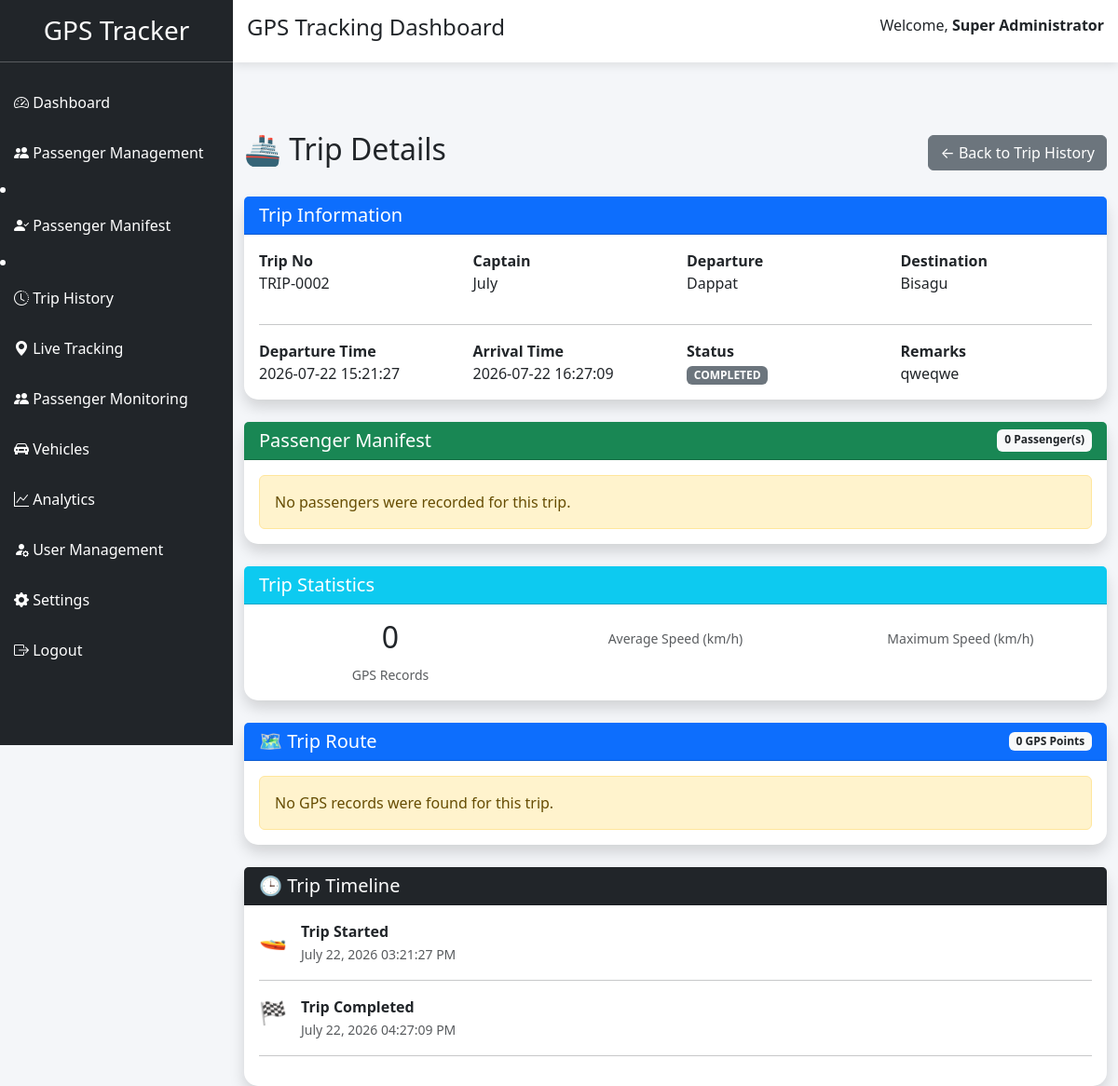
Screenshot of /trip_history/view.php?id=2 (signed in) with the database file from the repository.
### tables this page shows
CREATE TABLE `trips` (
  `id` int(11) NOT NULL,
  `trip_no` varchar(30) NOT NULL,
  `departure` varchar(100) NOT NULL,
  `destination` varchar(100) NOT NULL,
  `captain` varchar(100) NOT NULL,
  `departure_time` datetime NOT NULL,
  `arrival_time` datetime DEFAULT NULL,
  `status` enum('PENDING','ON GOING','COMPLETED','CANCELLED') DEFAULT 'PENDING',
  `remarks` text DEFAULT NULL,
  `created_at` timestamp NOT NULL DEFAULT current_timestamp()
);

### trip_history/view.php (the view, shortened to what this page needs)
<?php
require_once("../config/database.php");
include("../includes/header.php");
include("../includes/sidebar.php");
include("../includes/navbar.php");
$trip_id = (int)$_GET['id'];
$stmt = $conn->prepare("
SELECT *
FROM trips
WHERE id=?
");
$stmt->bind_param("i",$trip_id);
$stmt->execute();
$result = $stmt->get_result();
$trip = $result->fetch_assoc();
$stmtPassengers = $conn->prepare("
SELECT
p.fullname,
p.passenger_type,
p.gender,
tp.time_boarded,
tp.time_departed,
tp.status
FROM trip_passengers tp
INNER JOIN passengers p
ON p.id=tp.passenger_id
WHERE tp.trip_id=?
ORDER BY tp.time_boarded ASC
");
$stmtPassengers->bind_param("i",$trip_id);
$stmtPassengers->execute();
$passengers = $stmtPassengers->get_result();
$stats = mysqli_fetch_assoc(mysqli_query($conn,"
SELECT
COUNT(*) AS gps_points,
ROUND(AVG(speed),2) AS avg_speed,
ROUND(MAX(speed),2) AS max_speed
FROM gps_logs
WHERE trip_id='$trip_id'
"));
$route = [];
$timeline = [];
$timeline[] = [
    "icon" => "🚤",
    "title" => "Trip Started",
    "time" => $trip['departure_time']
];
if(!empty($trip['arrival_time'])){
    $timeline[] = [
        "icon" => "🏁",
        "title" => "Trip Completed",
        "time" => $trip['arrival_time']
    ];
}
?>
<div class="container-fluid mt-4">
<div class="d-flex justify-content-between align-items-center mb-4">
    <h2>
        🚢 Trip Details
    </h2>
    <a href="index.php" class="btn btn-secondary">
        ← Back to Trip History
    </a>
</div>
<div class="card shadow">
<div class="card-header bg-primary text-white">
<h5 class="mb-0">
Trip Information
</h5>
</div>
<div class="card-body">
<div class="row">
<div class="col-md-3 mb-3">
<strong>Trip No</strong><br>
<?= htmlspecialchars($trip['trip_no']); ?>
</div>
<div class="col-md-3 mb-3">
<strong>Captain</strong><br>
<?= htmlspecialchars($trip['captain']); ?>
</div>
<div class="col-md-3 mb-3">
<strong>Departure</strong><br>
<?= htmlspecialchars($trip['departure']); ?>
</div>
<div class="col-md-3 mb-3">
<strong>Destination</strong><br>
<?= htmlspecialchars($trip['destination']); ?>
</div>
</div>
<hr>
<div class="row">
<div class="col-md-3">
<strong>Departure Time</strong><br>
<?= $trip['departure_time']; ?>
</div>
<div class="col-md-3">
<strong>Arrival Time</strong><br>
<?= !empty($trip['arrival_time']) ? $trip['arrival_time'] : "Still Ongoing"; ?>
</div>
<div class="col-md-3">
<strong>Status</strong><br>
<?php if($trip['status']=="ON GOING"){ ?>
<span class="badge bg-success">
ON GOING
</span>
<?php }else{ ?>
<span class="badge bg-secondary">
COMPLETED
</span>
<?php } ?>
</div>
<div class="col-md-3">
<strong>Remarks</strong><br>
<?= htmlspecialchars($trip['remarks']); ?>
</div>
</div>
</div>
</div>
<div class="card shadow mt-4">
    <div class="card-header bg-success text-white d-flex justify-content-between">
        <h5 class="mb-0">
            Passenger Manifest
        </h5>
        <span class="badge bg-light text-dark">
            <?= $passengers->num_rows; ?> Passenger(s)
        </span>
    </div>
    <div class="card-body">
        <?php if($passengers->num_rows > 0){ ?>
        <div class="table-responsive">
            <table class="table table-bordered table-hover align-middle">
                <thead class="table-success">
                    <tr>
                        <th width="60">#</th>
                        <th>Passenger Name</th>
                        <th>Type</th>
                        <th>Gender</th>
                        <th>Boarded</th>
                        <th>Status</th>
                    </tr>
                </thead>
                <tbody>
                <?php
                $i = 1;
                while($row = $passengers->fetch_assoc()){
                ?>
                <tr>
                    <td><?= $i++; ?></td>
                    <td>
                        <strong>
                            <?= htmlspecialchars($row['fullname']); ?>
                        </strong>
                    </td>
                    <td>
                        <?= htmlspecialchars($row['passenger_type']); ?>
                    </td>
                    <td>
                        <?= htmlspecialchars($row['gender']); ?>
                    </td>
                    <td>
                        <?php
                        if(!empty($row['time_boarded'])){
                            echo date("h:i A",strtotime($row['time_boarded']));
                        }else{
                            echo "-";
                        }
                        ?>
                    </td>
                    <td>
                        <?php
                        switch($row['status']){
                            case "ON BOARD":
                                echo '<span class="badge bg-success">ON BOARD</span>';
                            break;
                            case "DISEMBARKED":
                                echo '<span class="badge bg-secondary">DISEMBARKED</span>';
                            break;
                            default:
                                echo '<span class="badge bg-warning text-dark">'.$row['status'].'</span>';
                        }
                        ?>
                    </td>
                </tr>
                <?php } ?>
                </tbody>
            </table>
        </div>
        <?php }else{ ?>
        <div class="alert alert-warning mb-0">
            No passengers were recorded for this trip.
        </div>
        <?php } ?>
    </div>
</div>
<div class="card shadow mt-4">
    <div class="card-header bg-info text-white">
        <h5 class="mb-0">
            Trip Statistics
        </h5>
    </div>
    <div class="card-body">
        <div class="row text-center">
            <div class="col-md-4">
                <h2>
                    <?= $stats['gps_points']; ?>
                </h2>
                <small class="text-muted">
                    GPS Records
                </small>
            </div>
            <div class="col-md-4">
                <small class="text-muted">
                    Average Speed (km/h)
                </small>
            </div>
            <div class="col-md-4">
                <small class="text-muted">
                    Maximum Speed (km/h)
                </small>
            </div>
        </div>
    </div>
</div>
<div class="card shadow mt-4">
    <div class="card-header bg-primary text-white">
        <div class="d-flex justify-content-between align-items-center">
            <h5 class="mb-0">
                🗺 Trip Route
            </h5>
            <span class="badge bg-light text-dark">
                <?= count($route); ?> GPS Points
            </span>
        </div>
    </div>
    <div class="card-body">
        <?php if(count($route)>0){ ?>
            <div id="tripMap"
                 style="height:550px;border-radius:10px;">
            </div>
        <?php }else{ ?>
            <div class="alert alert-warning mb-0">
                No GPS records were found for this trip.
            </div>
        <?php } ?>
    </div>
</div>
<link rel="stylesheet"
href="https://unpkg.com/leaflet@1.9.4/dist/leaflet.css"/>
<div class="card shadow mt-4">
    <div class="card-header bg-dark text-white">
        <h5 class="mb-0">
            🕒 Trip Timeline
        </h5>
    </div>
    <div class="card-body">
        <?php foreach($timeline as $event){ ?>
            <div class="d-flex mb-3">
                <div style="width:45px;font-size:24px;">
                    <?= $event['icon']; ?>
                </div>
                <div>
                    <strong>
                        <?= htmlspecialchars($event['title']); ?>
                    </strong>
                    <br>
                    <small class="text-muted">
                        <?= date("F d, Y h:i:s A", strtotime($event['time'])); ?>
                    </small>
                </div>
            </div>
            <hr>
        <?php } ?>
    </div>
</div>
<?php include("../includes/footer.php"); ?>

### includes/header.php (style rules this page uses)
body { background:#f4f6f9; overflow-x:hidden; }
.card { border:none; border-radius:15px; box-shadow:0 5px 15px rgba(0,0,0,.08); }

### rows the page displays
trips: trip_no "TRIP-0002", captain "July", departure "Dappat", destination "Bisagu", departure_time "2026-07-22 15:21:27", arrival_time "2026-07-22 16:27:09", remarks "qweqwe"

### other values shown
$_SESSION['fullname'] "Super Administrator"
$passengers->num_rows "0"
$stats['gps_points'] "0"
count($route) "0"
$event['icon'] "🚤"
$event['title'] "Trip Started"
date("F d, Y h:i:s A", strtotime($event['time'])) "July 22, 2026 03:21:27 PM"
$event['icon'] "🏁"
$event['title'] "Trip Completed"
date("F d, Y h:i:s A", strtotime($event['time'])) "July 22, 2026 04:27:09 PM"
